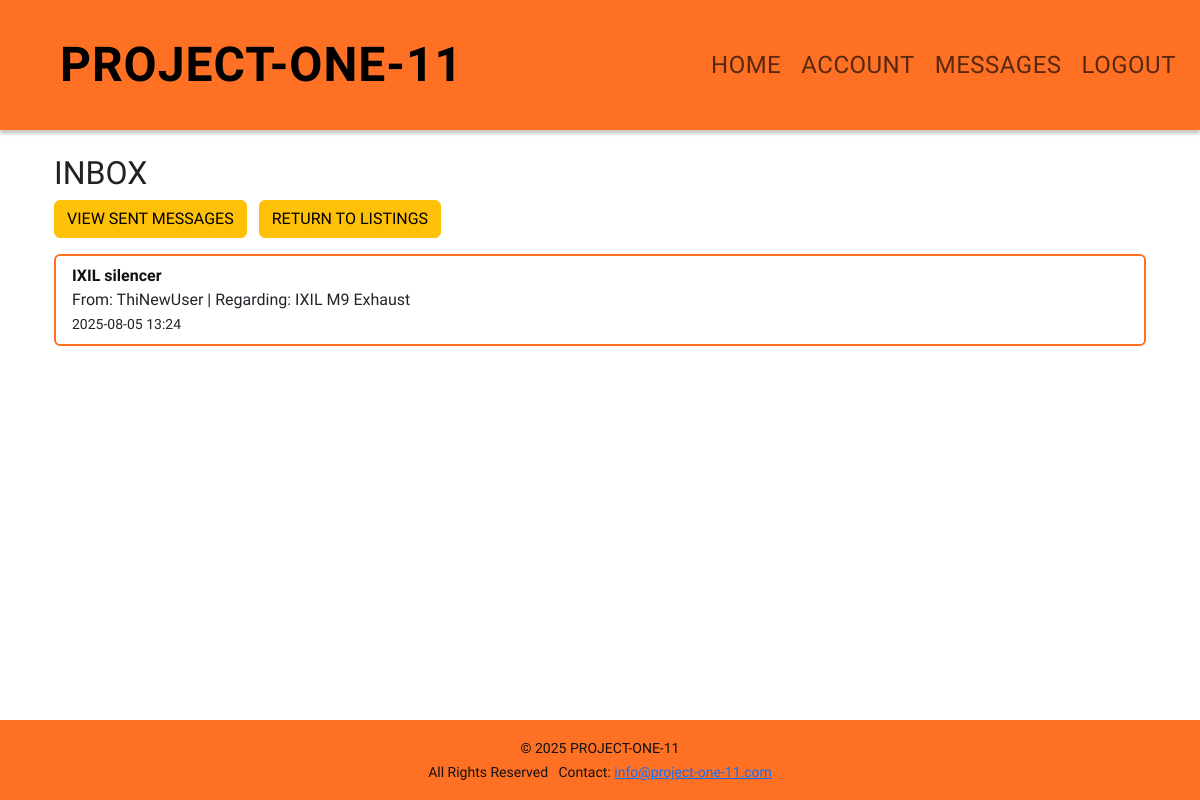
Before: /marketplace/inbox/ (signed in) with the older database file.
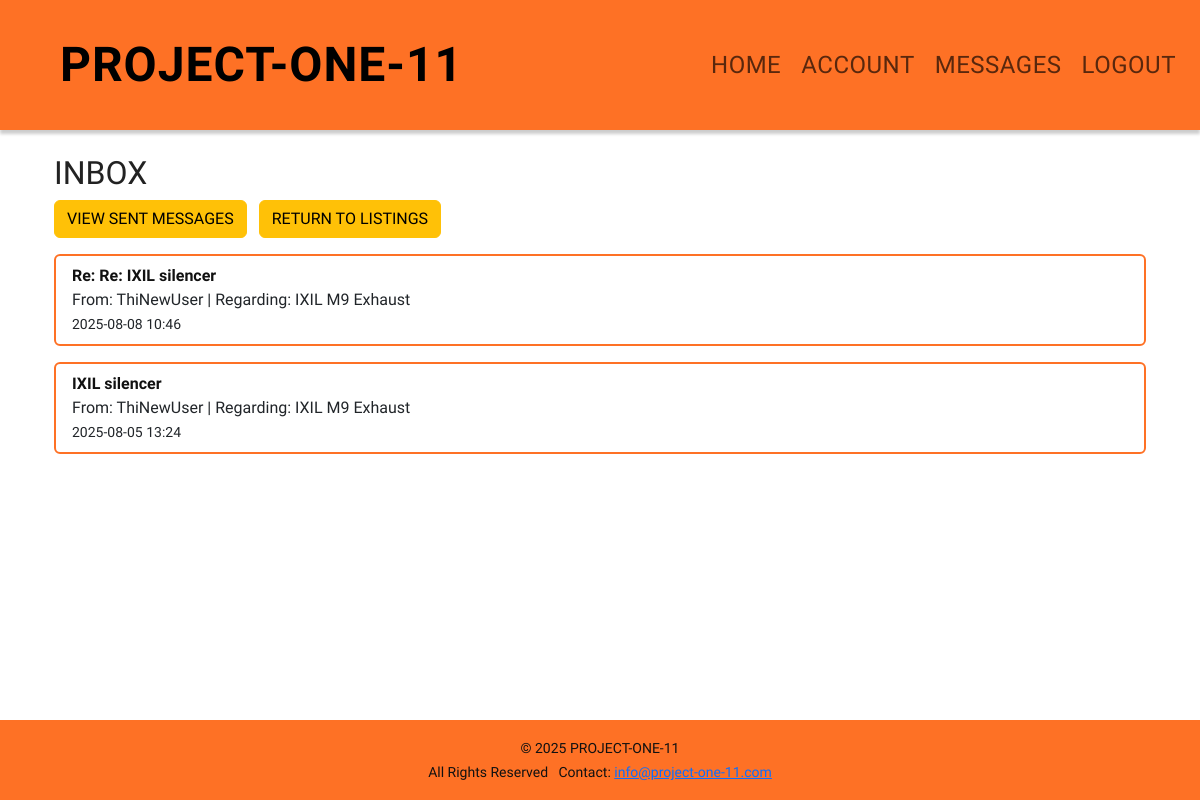
After: the same page with the newer database file.
### marketplace/models.py (models this page shows, shortened)
class Message(models.Model):
    sender = models.ForeignKey(settings.AUTH_USER_MODEL, related_name='sent_messages', on_delete=models.CASCADE)
    recipient = models.ForeignKey(settings.AUTH_USER_MODEL, related_name='received_messages', on_delete=models.CASCADE)
    item = models.ForeignKey('Item', null=True, blank=True, on_delete=models.CASCADE)
    subject = models.CharField(max_length=255)
    body = models.TextField()
    timestamp = models.DateTimeField(auto_now_add=True)
    is_read = models.BooleanField(default=False)

class Item(models.Model):
    CATEGORY_CHOICES = [
        ('engine', 'Engine'),
        ('body', 'Body'),
        ('electrical', 'Electrical'),
        ('other', 'Other'),
    ]
    make = models.CharField(max_length=50, blank=True, null=True)
    year = models.CharField(max_length=10, blank=True, null=True)
    model_name = models.CharField(max_length=50, blank=True, null=True)
    model_designation = models.CharField(max_length=50, blank=True, null=True)
    category = models.CharField(max_length=20, choices=CATEGORY_CHOICES)
    title = models.CharField(max_length=100)
    description = models.TextField()
    price = models.DecimalField(max_digits=10, decimal_places=2)
    owner = models.ForeignKey(settings.AUTH_USER_MODEL, on_delete=models.CASCADE, related_name='items')
    created_at = models.DateTimeField(auto_now_add=True)

### accounts/models.py (models this page shows)
class User(AbstractUser):
    is_buyer = models.BooleanField(default=True, verbose_name='Buyer')
    is_seller = models.BooleanField(default=True, verbose_name='Seller')
    is_business = models.BooleanField(default=False, verbose_name='Business')

### marketplace/views.py (the view)
# urls.py: path('inbox/', views.inbox, name='messages_inbox'),
@login_required
def inbox(request):
    messages = Message.objects.filter(recipient=request.user).order_by('-timestamp')
    return render(request, 'marketplace/inbox.html', {'messages': messages})

### templates/marketplace/inbox.html
{% extends 'base.html' %}
{% block content %}
  <section aria-labelledby="inbox-heading" class="container">
    <h2 id="inbox-heading">INBOX</h2>
    <a href="{% url 'sent_messages' %}" class="btn btn-warning mb-3">VIEW SENT MESSAGES</a>
    <a href="/" class="btn btn-warning mb-3 ms-2">RETURN TO LISTINGS</a>
    {% if messages %}
      <ul class="list-group" aria-label="Inbox messages">
        {% for message in messages %}
          <li class="list-group-item {% if not message.is_read %}list-group-item-info{% endif %}">
            <a href="{% url 'message_detail' message.id %}"><strong>{{ message.subject }}</strong></a>
            <br>
            From: {{ message.sender.username }} | Regarding: {{ message.item.title }}
            <br>
            <small>{{ message.timestamp|date:"Y-m-d H:i" }}</small>
          </li>
        {% endfor %}
      </ul>
    {% else %}
      <p>No messages yet.</p>
    {% endif %}
  </section>
{% endblock %}

Changed rows visible on the page:
added Message: subject "Re: Re: IXIL silencer", sender.username "ThiNewUser", item "IXIL M9 Exhaust", timestamp "2025-08-08 10:46"
